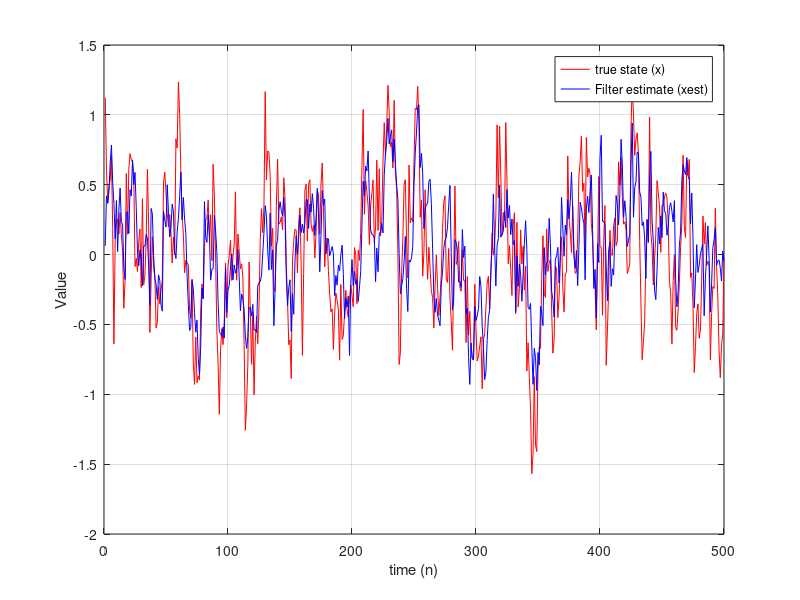

Source code (MATLAB):
%kalman filter v1.2
%BEE499 Ghirmai Spring 2026

%x is the true state. The actual position or value of the object that we
%cant see.
%y(n) is sensor noise. This is not a perfect value of the true value.
%xest is the filter's estimate with ex:physics formula and sensor noise
%p(n) is the prediction error. This means how much we trust the current
%estimate.
%k(n) kalman gain helps to offset the sensor to a more accurate value.

%given values:
N=500; %amount of cycles to run in the simulation
a=0.8; 
c=0.6;
w_variance=0.1; %process noise variance
v_variance=0.2; %measurement noise variance

%create arrays of all 0s to store x and y values over time
x = zeros(1, N);
y = zeros(1, N);

%need to randomly create x(1) as the initial value
%randn generates a random number with a mean of 0 and variance of 1
x(1) = randn;

%simulation loop
for n = 2:N

   %simulation generates a random process noise:
   xnoise = sqrt(w_variance) * randn;
   %calculate next state based off the noise we just got
   x(n) = a * x(n-1) + xnoise;

   %simulation generates a random measurement noise:
   %this is like a real sensor measurment, but we randomize it here
   ynoise = sqrt(v_variance) * randn;
   y(n) = c * x(n) + ynoise;

end

%Calculate x estimate step:

%create an empty array of zeros for xest
xest = zeros(1,N);

%first xest value is randomized
xest(1) = randn;

%prediction ? how does this initial value affect the model ?
p(1) = 10*randn;

%this is the filter loop: estimates the truth using only sensor
for n=2:N

   %prediction step (time update)
   %xest is predicted using only a
   xest(n) = a * xest(n-1);
   %p(n) given by formula
   p(n) = a^2 * p(n-1) + w_variance;

   %calculate kalman gain
   k(n) = (c * p(n)) / ((c^2 * p(n)) + v_variance);

   %measurement update step (correction step)
   %correct the prediction
   xest(n) = xest(n) + k(n)* (y(n) - c * xest(n));

   %then calculate from formula
   p(n)=(1 - c * k(n)) * p(n);
 
end

%after x and xest loops are ran,
%need to get the mean squared estimate of the error
%between x and xest  to tell how well it did

%x is the truth, xest is the estimate
mse_filter = mean((x - xest) .^ 2);

%and get MSE for the sensor noise
%from y = c*x + v, the sensor noise is v = y/c
mse_sensor = mean((x - (y/c)) .^ 2);

fprintf('MSE of filter: %f. \n', mse_filter);
fprintf('MSE of sensor: %f. \n', mse_sensor);

figure;
plot(1:N, x, 'r', 1:N, xest,'b')
grid on;
xlabel('time (n)');
ylabel('Value');
legend('true state (x)', 'Filter estimate (xest)');
